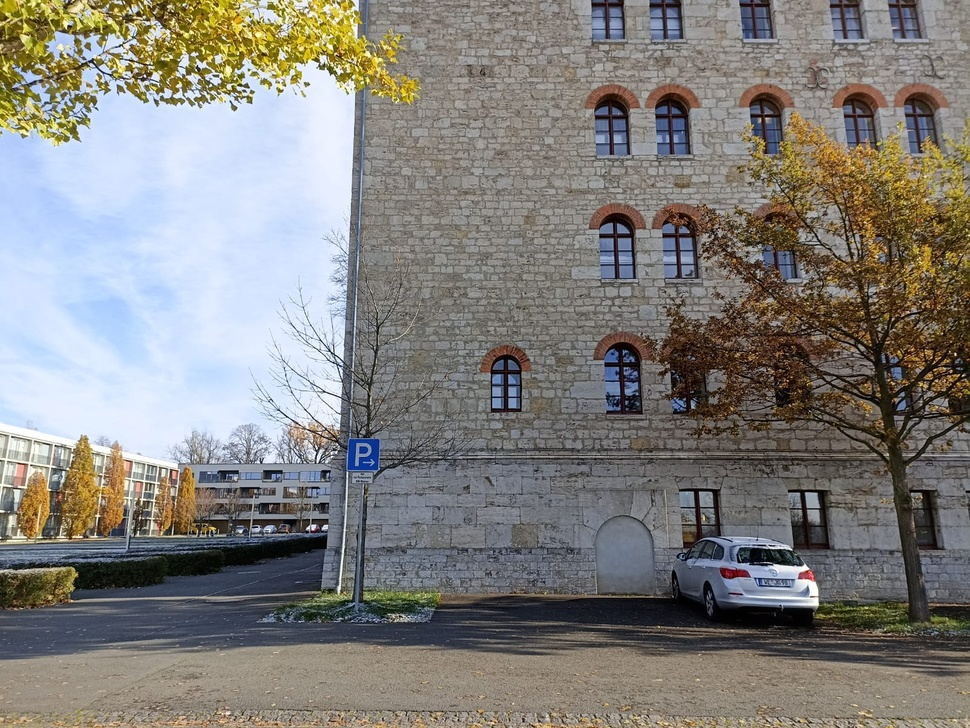
%> input picture projective-transformation/image/imagein1.jpeg, 970 x 728 px, shrunk from 1600 x 1201 before the run
$ octave homography.m   (GNU Octave 9; MATLAB toolbox functions it lacks are replaced by stand-ins)
%> lines starting %> are read from the running program, lines starting %| are printed output that depends on the picture
clear;
image1 = imread('imagein1.jpeg');
%> image1 is the input picture: size 728x970x3 uint8; mean R, G, B 130.6, 128.6, 125
image2 = imread('imagein2.jpeg');
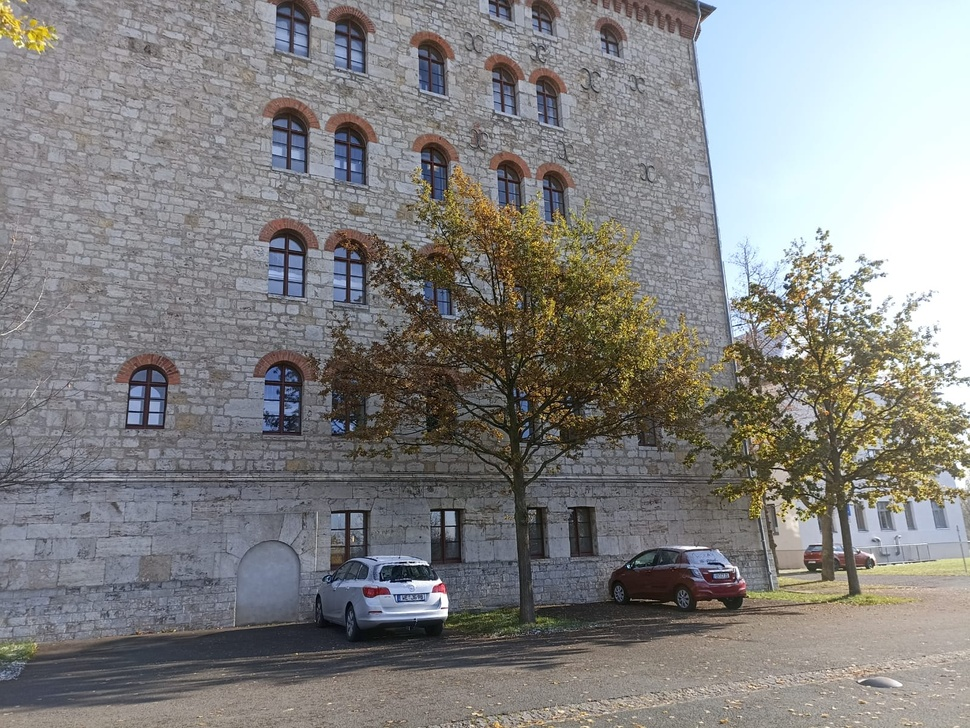
%> input picture projective-transformation/image/imagein2.jpeg, 970 x 728 px, shrunk from 1600 x 1201 before the run
%> image2 is the input picture: size 728x970x3 uint8; mean R, G, B 131.2, 130.5, 130
image3 = imread('imagein3.jpeg');
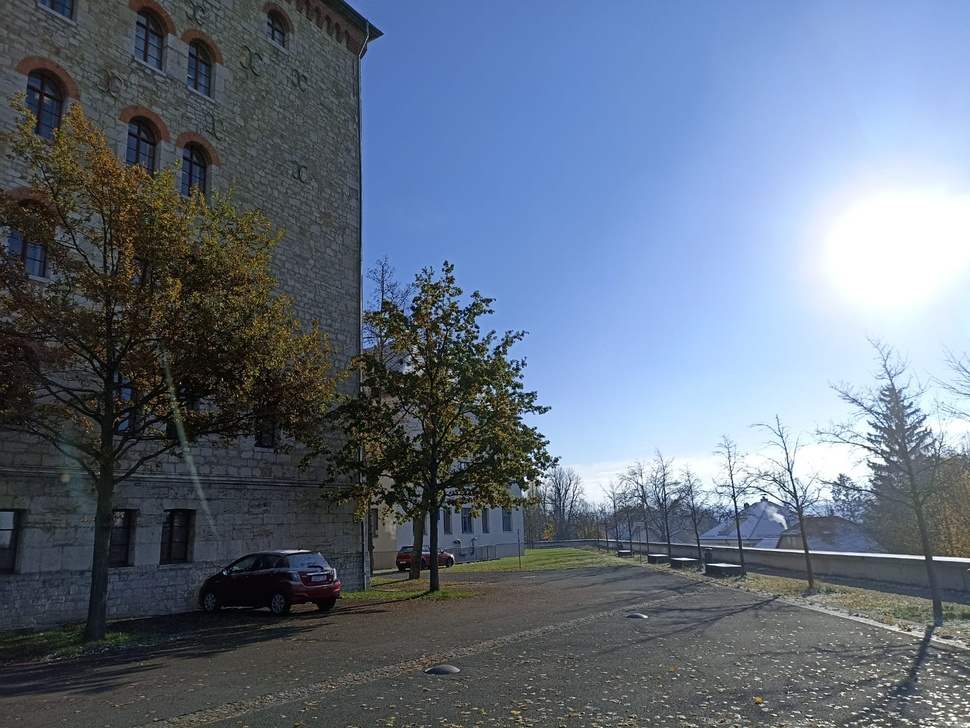
%> input picture projective-transformation/image/imagein3.jpeg, 970 x 728 px, shrunk from 1600 x 1201 before the run
%> image3 is the input picture: size 728x970x3 uint8; mean R, G, B 98.5, 110.6, 126.9
ftm12 = ftm(image1,image2);
% [7 lines not run here, left out]
function H_Final = ftm(image1, image2)
% points from image
  imshow(image1);
%> (the run ends here)
